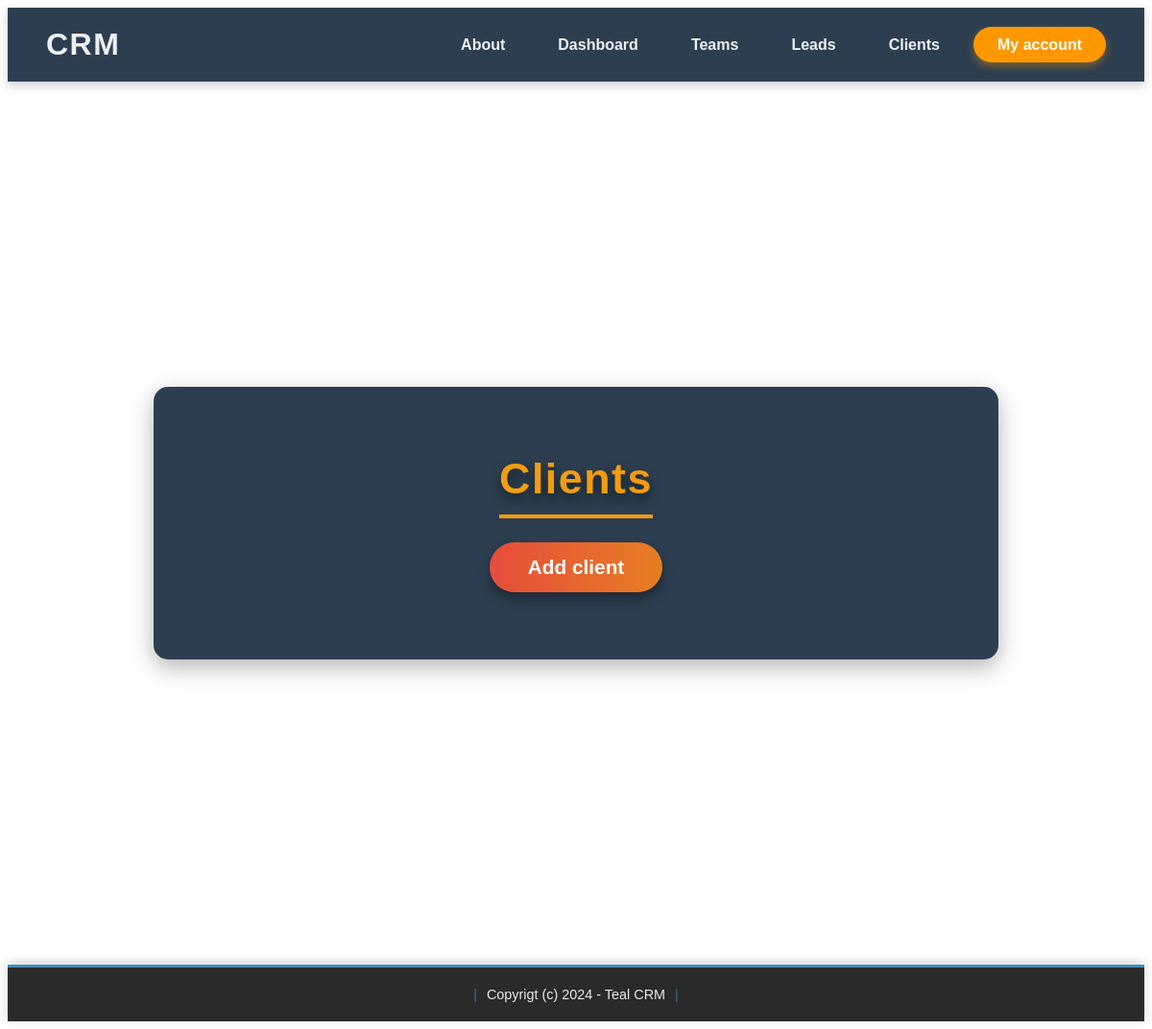
Page /clients_list (signed in) on the earlier database version.
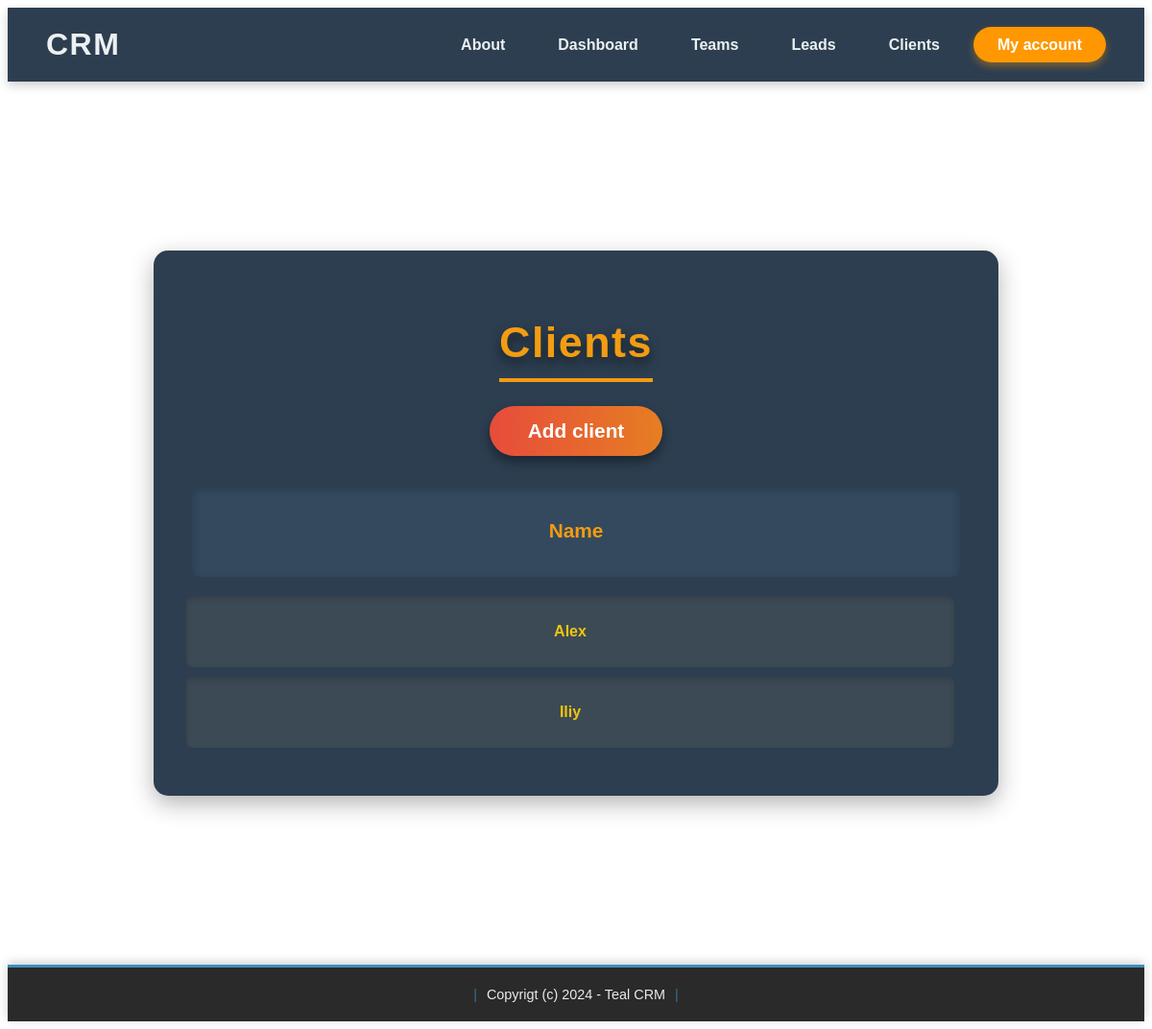
Same page on the later database version.
### catalog/models.py (models this page shows, shortened)
class Client(models.Model):
    team = models.ForeignKey(Team, related_name='clients', on_delete=models.CASCADE, null=True)
    name = models.CharField(max_length=255)
    email = models.EmailField()
    description = models.TextField(blank=True, null=True)
    created_by = models.ForeignKey(User, related_name='leads', on_delete=models.CASCADE)
    created_at = models.DateTimeField(auto_now_add=True)
    modified_at = models.DateTimeField(auto_now=True)
    class Meta:
        ordering = ('name', )

### catalog/views.py (the view)
# urls.py: path('clients_list', views.clients_list, name='clients_list'),
@login_required
def clients_list(request):
    clients = Client.objects.filter(created_by=request.user)
    data = {'clients': clients}
    return render(request, 'clients/clients_list.html', data)

### templates/clients/clients_list.html (shortened to what this page needs)
{% extends 'base.html' %}
{% load static %}
{% block head %}
    <link rel="stylesheet" href="{% static 'base.css' %}">
    <link rel="stylesheet" href="{% static 'leads_list.css' %}">
{% endblock %}
{% block content %}
<div class="page-background">
    <div class="led">
        <h1 class="zag">Clients</h1>
        <a class="das" href="{% url 'addclient' %}">Add client</a>
        {% if clients %}
            <div class="flex-header">
                <p class="column-title">Name</p>
            </div>
            <div class="scroll-container">
                {% for client in clients %}
                    <div class="table-row">
                        <p class="row-text">
                            <a href="{% url 'clients_detail' client.id %}">{{ client.name }}</a>
                        </p>
                    </div>
                {% empty %}
                    <p>There are no clients in the database yet...</p>
                {% endfor %}
            </div>
        {% endif %}
    </div>
</div>
{% endblock %}

Differences in the rows shown:
added Client: name "Alex"
added Client: name "Iliy"
Other differences:
text now shown: "Name"
